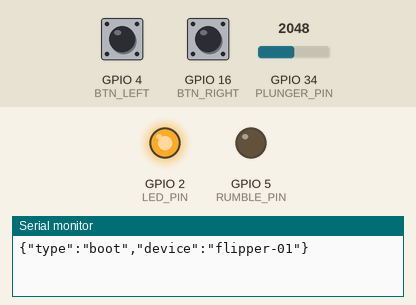
This sketch was run on a simulated ESP32. On the bench: output pins drawn as LEDs (lit = HIGH), the last lines printed to the serial monitor. The inputs (shaded band) are chosen by the test bench; at power-on: GPIO 34 (PLUNGER_PIN) = 2048, GPIO 4 (BTN_LEFT) HIGH, GPIO 16 (BTN_RIGHT) HIGH.

Above: at 0.2 s.
At 1.5 s:
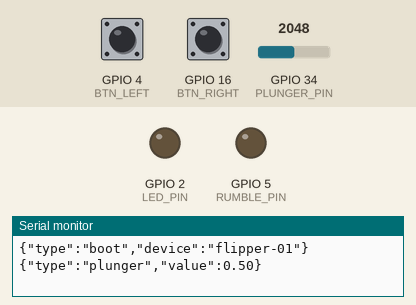
1.6 s: GPIO 34 (PLUNGER_PIN) set to 491
3.1 s: GPIO 4 (BTN_LEFT) pulled LOW for 0.15 s
4.7 s: GPIO 16 (BTN_RIGHT) pulled LOW for 0.15 s
Timing chart, 0 to 7.7 s (numbered marks = the images above; inputs shaded):
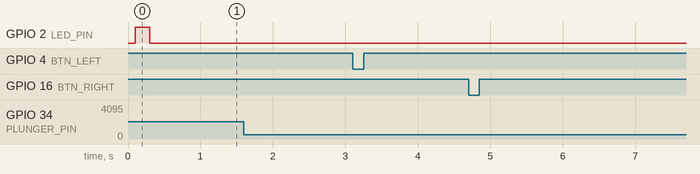

The sketch:

flipper.ino
```cpp
/**
 * Flipper IoT - ESP32 Controller
 *
 * Reads hardware inputs (buttons, plunger) and sends
 * JSON messages to the bridge via Serial.
 *
 * Protocol:
 *   ESP32 → Bridge:
 *     {"type":"flipper","side":"left|right","state":"down|up"}
 *     {"type":"plunger","value":0.0-1.0}
 *     {"type":"launch","power":0.0-1.0}
 *     {"type":"boot","device":"flipper-01"}
 *
 *   Bridge → ESP32:
 *     {"type":"rumble","duration":100}
 *     {"type":"score","value":12500}
 */

// === Pin Configuration ===
// Adapt these to your wiring!
const int BTN_LEFT = 4;      // Left flipper button → GND
const int BTN_RIGHT = 16;    // Right flipper button → GND
const int PLUNGER_PIN = 34;  // Potentiometer middle pin (ADC)
const int LED_PIN = 2;       // Built-in LED for feedback
const int RUMBLE_PIN = 5;    // Optional: vibration motor

// === Timing ===
const unsigned long DEBOUNCE_MS = 10;   // Fast for gaming
const unsigned long PLUNGER_INTERVAL = 20;  // 50 Hz plunger updates
const unsigned long LAUNCH_TIMEOUT = 100;   // ms to detect release

// === State ===
// Left button
bool leftRaw = false;
bool leftStable = false;
unsigned long leftChangeTime = 0;

// Right button
bool rightRaw = false;
bool rightStable = false;
unsigned long rightChangeTime = 0;

// Plunger
int lastPlungerRaw = 0;
float lastPlungerValue = 0;
unsigned long lastPlungerSend = 0;
bool plungerPulled = false;
unsigned long pullStartTime = 0;
float maxPullValue = 0;

// Rumble
bool rumbleActive = false;
unsigned long rumbleEndTime = 0;

// Serial input buffer
String inputBuffer = "";

// === Setup ===
void setup() {
  Serial.begin(115200);

  pinMode(BTN_LEFT, INPUT_PULLUP);
  pinMode(BTN_RIGHT, INPUT_PULLUP);
  pinMode(LED_PIN, OUTPUT);
  pinMode(RUMBLE_PIN, OUTPUT);

  // Boot message
  delay(100);
  Serial.println("{\"type\":\"boot\",\"device\":\"flipper-01\"}");

  digitalWrite(LED_PIN, HIGH);
  delay(200);
  digitalWrite(LED_PIN, LOW);
}

// === Send JSON Messages ===
void sendFlipper(const char* side, bool pressed) {
  Serial.print("{\"type\":\"flipper\",\"side\":\"");
  Serial.print(side);
  Serial.print("\",\"state\":\"");
  Serial.print(pressed ? "down" : "up");
  Serial.println("\"}");
}

void sendPlunger(float value) {
  Serial.print("{\"type\":\"plunger\",\"value\":");
  Serial.print(value, 2);
  Serial.println("}");
}

void sendLaunch(float power) {
  Serial.print("{\"type\":\"launch\",\"power\":");
  Serial.print(power, 2);
  Serial.println("}");
}

// === Read Buttons with Debounce ===
void readButtons() {
  unsigned long now = millis();

  // Left button
  bool leftPressed = (digitalRead(BTN_LEFT) == LOW);
  if (leftPressed != leftRaw) {
    leftRaw = leftPressed;
    leftChangeTime = now;
  }
  if ((now - leftChangeTime) >= DEBOUNCE_MS) {
    if (leftStable != leftRaw) {
      leftStable = leftRaw;
      sendFlipper("left", leftStable);
    }
  }

  // Right button
  bool rightPressed = (digitalRead(BTN_RIGHT) == LOW);
  if (rightPressed != rightRaw) {
    rightRaw = rightPressed;
    rightChangeTime = now;
  }
  if ((now - rightChangeTime) >= DEBOUNCE_MS) {
    if (rightStable != rightRaw) {
      rightStable = rightRaw;
      sendFlipper("right", rightStable);
    }
  }
}

// === Read Plunger (Potentiometer) ===
void readPlunger() {
  unsigned long now = millis();

  // Rate limit plunger updates
  if (now - lastPlungerSend < PLUNGER_INTERVAL) return;

  int raw = analogRead(PLUNGER_PIN);

  // Noise filter: only send if significant change
  if (abs(raw - lastPlungerRaw) < 30) return;

  lastPlungerRaw = raw;
  float value = raw / 4095.0;

  // Detect pull and release for launch
  if (value > 0.3 && !plungerPulled) {
    // Started pulling
    plungerPulled = true;
    pullStartTime = now;
    maxPullValue = value;
  }

  if (plungerPulled) {
    // Track maximum pull
    if (value > maxPullValue) {
      maxPullValue = value;
    }

    // Detect release (quick drop from high value)
    if (value < 0.15 && maxPullValue > 0.5) {
      sendLaunch(maxPullValue);
      plungerPulled = false;
      maxPullValue = 0;
    }

    // Timeout: reset if held too long without release
    if (now - pullStartTime > 5000) {
      plungerPulled = false;
      maxPullValue = 0;
    }
  }

  // Send plunger position
  if (abs(value - lastPlungerValue) > 0.02) {
    lastPlungerValue = value;
    sendPlunger(value);
    lastPlungerSend = now;
  }
}

// === Handle Incoming Commands ===
void handleSerial() {
  while (Serial.available()) {
    char c = (char)Serial.read();

    if (c == '\n' || c == '\r') {
      if (inputBuffer.length() > 0) {
        processCommand(inputBuffer);
        inputBuffer = "";
      }
    } else {
      inputBuffer += c;
    }
  }
}

void processCommand(String& cmd) {
  // Simple JSON parsing for known commands
  if (cmd.indexOf("\"type\":\"rumble\"") > 0) {
    int durationStart = cmd.indexOf("\"duration\":") + 11;
    int durationEnd = cmd.indexOf("}", durationStart);
    if (durationStart > 10 && durationEnd > durationStart) {
      String durationStr = cmd.substring(durationStart, durationEnd);
      int duration = durationStr.toInt();
      triggerRumble(duration);
    }
  } else if (cmd.indexOf("\"type\":\"score\"") > 0) {
    int valueStart = cmd.indexOf("\"value\":") + 8;
    int valueEnd = cmd.indexOf("}", valueStart);
    if (valueStart > 7 && valueEnd > valueStart) {
      String valueStr = cmd.substring(valueStart, valueEnd);
      int score = valueStr.toInt();
      // Could display on OLED, blink LED, etc.
      blinkScore(score);
    }
  }
}

// === Feedback ===
void triggerRumble(int durationMs) {
  rumbleActive = true;
  rumbleEndTime = millis() + durationMs;
  digitalWrite(RUMBLE_PIN, HIGH);
  digitalWrite(LED_PIN, HIGH);  // Visual feedback too
}

void updateRumble() {
  if (rumbleActive && millis() >= rumbleEndTime) {
    rumbleActive = false;
    digitalWrite(RUMBLE_PIN, LOW);
    digitalWrite(LED_PIN, LOW);
  }
}

void blinkScore(int score) {
  // Quick blink for score feedback
  int blinks = (score / 1000) % 5;  // Max 5 blinks
  for (int i = 0; i < blinks && i < 3; i++) {
    digitalWrite(LED_PIN, HIGH);
    delay(50);
    digitalWrite(LED_PIN, LOW);
    delay(50);
  }
}

// === Main Loop ===
void loop() {
  readButtons();
  readPlunger();
  handleSerial();
  updateRumble();

  // Small delay to prevent overwhelming serial
  delay(2);
}
```
